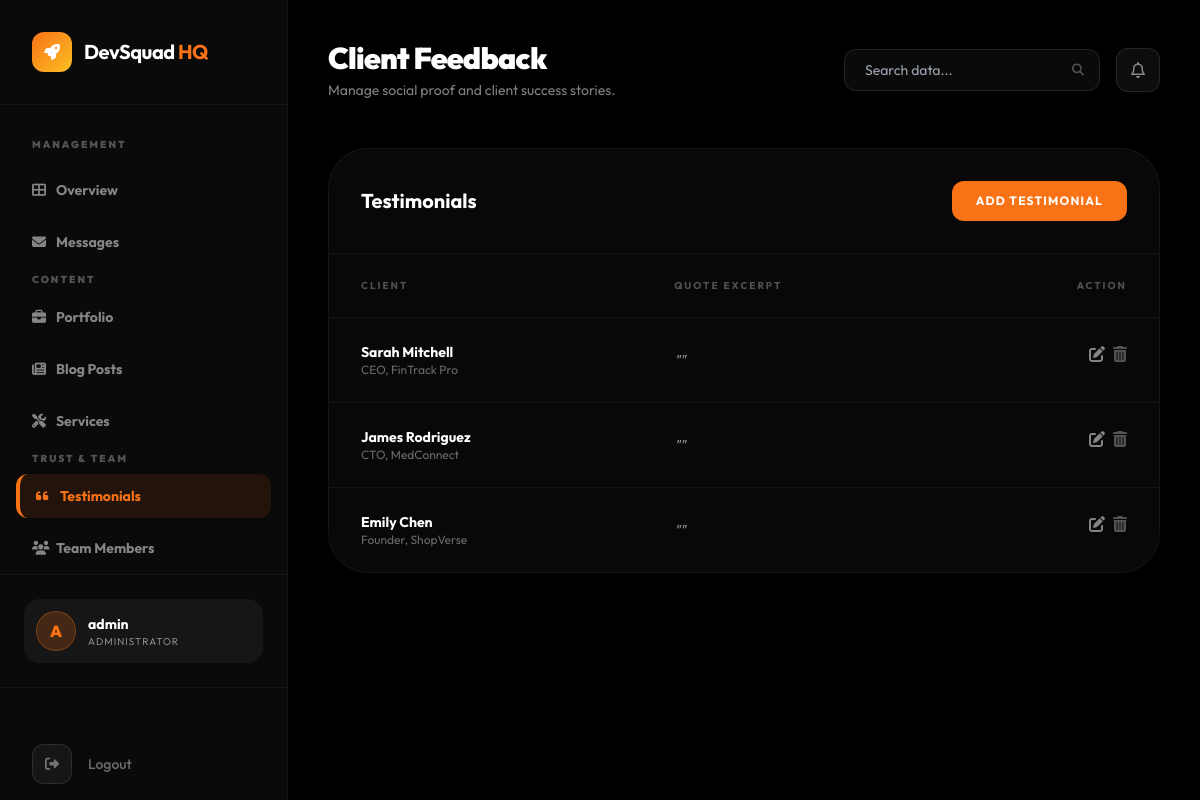
Page /management/testimonials/ (signed in) on the committed database.
### devsqaud/models.py (models this page shows, shortened)
class Testimonial(models.Model):
    client_name = models.CharField(max_length=100)
    client_role = models.CharField(max_length=200, help_text="e.g. 'CEO, TechCorp'")
    feedback = models.TextField()
    is_featured = models.BooleanField(default=False, help_text="Show on home page")
    order = models.IntegerField(default=0)
    class Meta:
        ordering = ['order']

### devsqaud/views_dashboard.py (the view)
# urls.py: path('management/testimonials/', views_dashboard.dashboard_testimonials, name='dashboard_testimonials'),
@staff_member_required
def dashboard_testimonials(request):
    testimonials = Testimonial.objects.all()
    context = {
        'testimonials': testimonials,
        'active_page': 'testimonials',
    }
    return render(request, 'dashboard/testimonials_list.html', context)

### devsqaud/context_processors.py (called while the page is built)
def site_config_context(request):
    return {
        'site': SiteConfig.load(),
    }

### devsqaud/models.py (called while the page is built)
    @classmethod
    def load(cls):
        obj, _ = cls.objects.get_or_create(pk=1)
        return obj

### templates/dashboard/testimonials_list.html (shortened to what this page needs)
{% extends 'dashboard/base.html' %}
{% block header_title %}Client Feedback{% endblock %}
{% block header_subtitle %}Manage social proof and client success stories.{% endblock %}
{% block dashboard_content %}
<div class="glass-card rounded-[40px] border-white/5 overflow-hidden">
    <div class="p-8 border-b border-white/5 flex items-center justify-between">
        <h3 class="text-xl font-bold">Testimonials</h3>
        <a href="{% url 'content_add' 'testimonial' %}" class="px-6 py-3 bg-sunset-orange text-white text-xs font-bold uppercase tracking-widest rounded-xl">Add Testimonial</a>
    </div>
    <div class="overflow-x-auto">
        <table class="w-full text-left">
            <thead>
                <tr class="text-[10px] font-black uppercase tracking-[0.2em] text-white/30 border-b border-white/5">
                    <th class="px-8 py-6">Client</th>
                    <th class="px-8 py-6">Quote Excerpt</th>
                    <th class="px-8 py-6 text-right">Action</th>
                </tr>
            </thead>
            <tbody class="divide-y divide-white/5">
                {% for t in testimonials %}
                <tr class="group hover:bg-white/[0.02]">
                    <td class="px-8 py-6">
                        <p class="text-sm font-bold">{{ t.client_name }}</p>
                        <p class="text-xs text-white/40">{{ t.client_role }}</p>
                    </td>
                    <td class="px-8 py-6 text-sm text-white/60 italic">"{{ t.quote|truncatechars:50 }}"</td>
                    <td class="px-8 py-6 text-right flex items-center justify-end space-x-2">
                        <a href="{% url 'content_edit' 'testimonial' t.pk %}" class="text-white/50 hover:text-sunset-orange"><i class="fas fa-edit"></i></a>
                        <form action="{% url 'content_delete' 'testimonial' t.pk %}" method="POST" onsubmit="return confirm('Are you sure?');" class="inline">
                            <button type="submit" class="text-white/30 hover:text-red-500"><i class="fas fa-trash-alt"></i></button>
                        </form>
                    </td>
                </tr>
                {% endfor %}
            </tbody>
        </table>
    </div>
</div>
{% endblock %}

### templates/dashboard/base.html (shortened to what this page needs)
<!DOCTYPE html>
<html lang="en">
<head>
    <script src="https://cdn.tailwindcss.com"></script>
    <link rel="stylesheet" href="https://cdnjs.cloudflare.com/ajax/libs/font-awesome/6.4.0/css/all.min.css">
</head>
<body class="bg-black-pure min-h-screen flex">
    <aside class="w-72 bg-black-soft border-r border-white/5 flex flex-col fixed inset-y-0 z-50">
        <div class="p-8 border-b border-white/5">
            <a href="{% url 'home' %}" class="flex items-center space-x-3">
                <div class="w-10 h-10 bg-gradient-to-br from-sunset-orange to-sunset-amber rounded-xl flex items-center justify-center">
                    <i class="fas fa-rocket text-white"></i>
                </div>
                <span class="text-xl font-bold tracking-tight">DevSquad <span class="text-sunset-orange">HQ</span></span>
            </a>
        </div>
        <nav class="flex-1 px-4 py-8 space-y-2 overflow-y-auto">
            <p class="px-4 text-[10px] font-black uppercase tracking-[0.2em] text-white/30 mb-4">Management</p>
            <a href="{% url 'dashboard_home' %}" class="sidebar-link group flex items-center px-4 py-3 text-sm font-bold rounded-xl transition-all duration-300 {% if active_page == 'overview' %}active{% else %}text-white/50 hover:bg-white/5 hover:text-white{% endif %}">
                <i class="fas fa-th-large w-6 group-hover:text-sunset-orange"></i>
                <span>Overview</span>
            </a>
            <a href="{% url 'dashboard_messages' %}" class="sidebar-link group flex items-center px-4 py-3 text-sm font-bold rounded-xl transition-all duration-300 {% if active_page == 'messages' %}active{% else %}text-white/50 hover:bg-white/5 hover:text-white{% endif %}">
                <i class="fas fa-envelope w-6 group-hover:text-sunset-orange"></i>
                <span>Messages</span>
            </a>
            <p class="px-4 text-[10px] font-black uppercase tracking-[0.2em] text-white/30 mt-8 mb-4">Content</p>
            <a href="{% url 'dashboard_projects' %}" class="sidebar-link group flex items-center px-4 py-3 text-sm font-bold rounded-xl transition-all duration-300 {% if active_page == 'projects' %}active{% else %}text-white/50 hover:bg-white/5 hover:text-white{% endif %}">
                <i class="fas fa-briefcase w-6 group-hover:text-sunset-orange"></i>
                <span>Portfolio</span>
            </a>
            <a href="{% url 'dashboard_blog' %}" class="sidebar-link group flex items-center px-4 py-3 text-sm font-bold rounded-xl transition-all duration-300 {% if active_page == 'blog' %}active{% else %}text-white/50 hover:bg-white/5 hover:text-white{% endif %}">
                <i class="fas fa-newspaper w-6 group-hover:text-sunset-orange"></i>
                <span>Blog Posts</span>
            </a>
            <a href="{% url 'dashboard_services' %}" class="sidebar-link group flex items-center px-4 py-3 text-sm font-bold rounded-xl transition-all duration-300 {% if active_page == 'services' %}active{% else %}text-white/50 hover:bg-white/5 hover:text-white{% endif %}">
                <i class="fas fa-tools w-6 group-hover:text-sunset-orange"></i>
                <span>Services</span>
            </a>
            <p class="px-4 text-[10px] font-black uppercase tracking-[0.2em] text-white/30 mt-8 mb-4">Trust & Team</p>
            <a href="{% url 'dashboard_testimonials' %}" class="sidebar-link group flex items-center px-4 py-3 text-sm font-bold rounded-xl transition-all duration-300 {% if active_page == 'testimonials' %}active{% else %}text-white/50 hover:bg-white/5 hover:text-white{% endif %}">
                <i class="fas fa-quote-left w-6 group-hover:text-sunset-orange"></i>
                <span>Testimonials</span>
            </a>
            <a href="{% url 'dashboard_team' %}" class="sidebar-link group flex items-center px-4 py-3 text-sm font-bold rounded-xl transition-all duration-300 {% if active_page == 'team' %}active{% else %}text-white/50 hover:bg-white/5 hover:text-white{% endif %}">
                <i class="fas fa-users w-6 group-hover:text-sunset-orange"></i>
                <span>Team Members</span>
            </a>
        </nav>
        <div class="p-6 border-t border-white/5">
            <div class="flex items-center space-x-3 p-3 bg-white/5 rounded-2xl">
                <div class="w-10 h-10 rounded-full bg-sunset-orange/20 border border-sunset-orange/30 flex items-center justify-center">
                    <span class="font-black text-sunset-orange">{{ request.user.username|first|upper }}</span>
                </div>
                <div class="flex-1 min-w-0">
                    <p class="text-sm font-bold truncate">{{ request.user.username }}</p>
                    <p class="text-[10px] text-white/50 uppercase tracking-widest">Administrator</p>
                </div>
            </div>
        </div>
        <div class="mt-auto pt-10 border-t border-white/5">
            <form action="{% url 'logout' %}" method="POST" class="px-8 py-4">
                <button type="submit" class="flex items-center space-x-4 text-white/40 hover:text-red-500 transition-all group w-full text-left">
                    <div class="w-10 h-10 rounded-xl bg-white/5 border border-white/10 flex items-center justify-center group-hover:bg-red-500/10 group-hover:border-red-500/20 transition-all">
                        <i class="fas fa-sign-out-alt text-sm"></i>
                    </div>
                    <span class="text-sm font-medium">Logout</span>
                </button>
            </form>
        </div>
    </aside>
    <main class="flex-1 ml-72 p-10">
        <div class="flex items-center justify-between mb-12">
            <div>
                <h1 class="text-3xl font-black tracking-tight">{% block header_title %}Overview{% endblock %}</h1>
                <p class="text-white/50 text-sm mt-1">{% block header_subtitle %}Welcome back, Commander.{% endblock %}</p>
            </div>
            <div class="flex items-center space-x-4">
                <div class="relative">
                    <input type="text" placeholder="Search data..." class="bg-black-soft border border-white/10 rounded-xl px-5 py-2.5 text-sm focus:outline-none focus:border-sunset-orange/50 transition-all w-64">
                    <i class="fas fa-search absolute right-4 top-1/2 -translate-y-1/2 text-white/30 text-xs"></i>
                </div>
                <button class="w-11 h-11 rounded-xl bg-white/5 border border-white/10 flex items-center justify-center hover:bg-white/10 transition-all">
                    <i class="far fa-bell text-white/50"></i>
                </button>
            </div>
        </div>
        {% block dashboard_content %}{% endblock %}
    </main>
</body>
</html>

### templates/dashboard/base.html (style rules this page uses)
body { font-family: 'Outfit', sans-serif; background-color: #000000; color: #ffffff; }
.glass-card { background: rgba(255, 255, 255, 0.03); backdrop-filter: blur(10px); border: 1px solid rgba(255, 255, 255, 0.05); }
.sidebar-link.active { background: rgba(249, 115, 22, 0.1); border-left: 4px solid #f97316; color: #f97316; }

### rows in the picture
Testimonial: client_name "Sarah Mitchell", client_role "CEO, FinTrack Pro"
Testimonial: client_name "James Rodriguez", client_role "CTO, MedConnect"
Testimonial: client_name "Emily Chen", client_role "Founder, ShopVerse"

### other values in the picture
{{ request.user.username|first|upper }} "A"
{{ request.user.username }} "admin"
